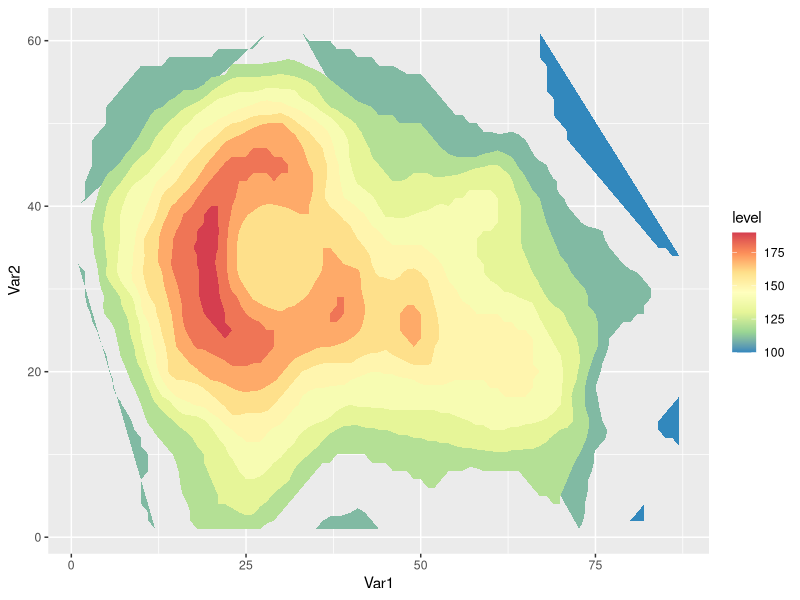

The R source for this figure:
## ---- chunk 1
knitr::opts_chunk$set(echo = TRUE)
## ---- chunk 2
library(ggplot2)
library(reshape2)

df <- melt(volcano)

ggplot(df, aes(Var1, Var2, z= value)) +
  stat_contour(geom="polygon",aes(fill=stat(level))) +
  scale_fill_distiller(palette = "Spectral", direction = -1)
